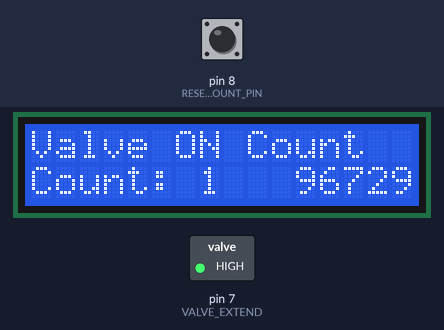
This sketch was run on a simulated Arduino Uno, built with avr-gcc and run on an emulated ATmega328P. Shown: 16×2 character LCD, switched loads named in the sketch (green lamp = pin HIGH). Dashed ring = blinking. The test bench sets the inputs (shaded band); at power-on: pin 8 (RESET_COUNT_PIN) HIGH. EEPROM starts erased.

Above: at 1.2 s.
1.3 s: pin 8 (RESET_COUNT_PIN) pulled LOW for 1.1 s
At 4.0 s:
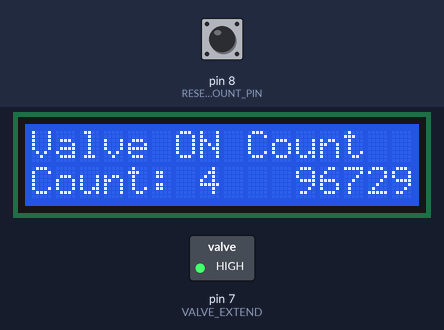
5.9 s: pin 8 (RESET_COUNT_PIN) pulled LOW for 1.1 s
At 7.0 s:
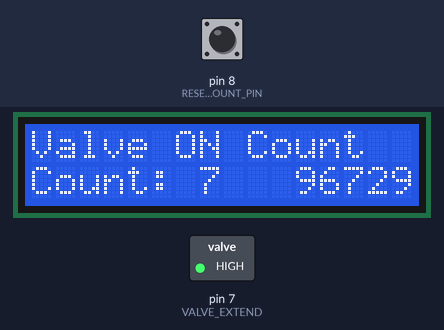
8.5 s: pin 8 (RESET_COUNT_PIN) pulled LOW for 3.2 s
At 11.2 s:
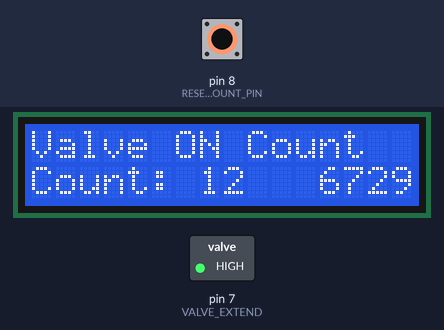
Timing chart, 0 to 19.2 s (numbered marks = the images above; inputs shaded):
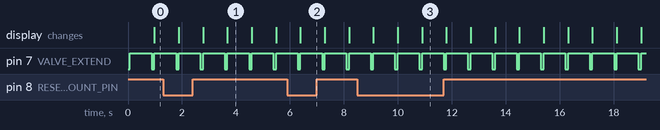

Measured:
- by itself, pin 7 (VALVE_EXTEND): alternates HIGH for 0.80 s and LOW for 0.10 s
- what the display in image 1 shows lasts 0.9 s, from 3.7 s to 4.6 s

The sketch:

Code.ino
```cpp
#include <LiquidCrystal.h>
#include <EEPROM.h>

// ---------------- CONFIGURATION ----------------
const unsigned long SAVE_INTERVAL = 100;
const unsigned long RESET_HOLD_TIME = 3000;

// ---------------- PIN DEFINITIONS ----------------
const int VALVE_EXTEND = 7;
const int RESET_COUNT_PIN = 8;   // NC button

LiquidCrystal lcd(12, 11, 5, 4, 3, 2);

// ---------------- VARIABLES ----------------
unsigned long liveCount = 0;
bool lastValveState = LOW;
const int EEPROM_ADDRESS = 0;

// Reset button timing
unsigned long resetPressStart = 0;
bool resetDone = false;

// ---------------- SETUP ----------------
void setup() {
  pinMode(VALVE_EXTEND, OUTPUT);
  digitalWrite(VALVE_EXTEND, LOW);

  pinMode(RESET_COUNT_PIN, INPUT_PULLUP);

  lcd.begin(16, 2);
  lcd.setCursor(0, 0);
  lcd.print("Valve ON Count");

  // Restore count
  EEPROM.get(EEPROM_ADDRESS, liveCount);

  lcd.setCursor(0, 1);
  lcd.print("Count: ");
  lcd.print(liveCount);
}

// ---------------- LOOP ----------------
void loop() {

  // -------- RESET BUTTON CHECK (NC, 3s HOLD) --------
  if (digitalRead(RESET_COUNT_PIN) == HIGH) {  // NC pressed
    if (resetPressStart == 0) {
      resetPressStart = millis();
    }

    if (!resetDone && millis() - resetPressStart >= RESET_HOLD_TIME) {
      liveCount = 0;
      EEPROM.put(EEPROM_ADDRESS, liveCount);

      lcd.setCursor(0, 1);
      lcd.print("Count: 0       ");

      resetDone = true;   // prevent repeated resets
    }
  } else {
    resetPressStart = 0;
    resetDone = false;
  }

  // -------- VALVE CONTROL --------
  digitalWrite(VALVE_EXTEND, HIGH);

  if (lastValveState == LOW) {
    liveCount++;

    if (liveCount % SAVE_INTERVAL == 0) {
      EEPROM.put(EEPROM_ADDRESS, liveCount);
    }

    lcd.setCursor(0, 1);
    lcd.print("Count: ");
    lcd.print(liveCount);
    lcd.print("   ");
  }

  lastValveState = HIGH;
  delay(800);

  digitalWrite(VALVE_EXTEND, LOW);
  lastValveState = LOW;
  delay(100);
}
```
